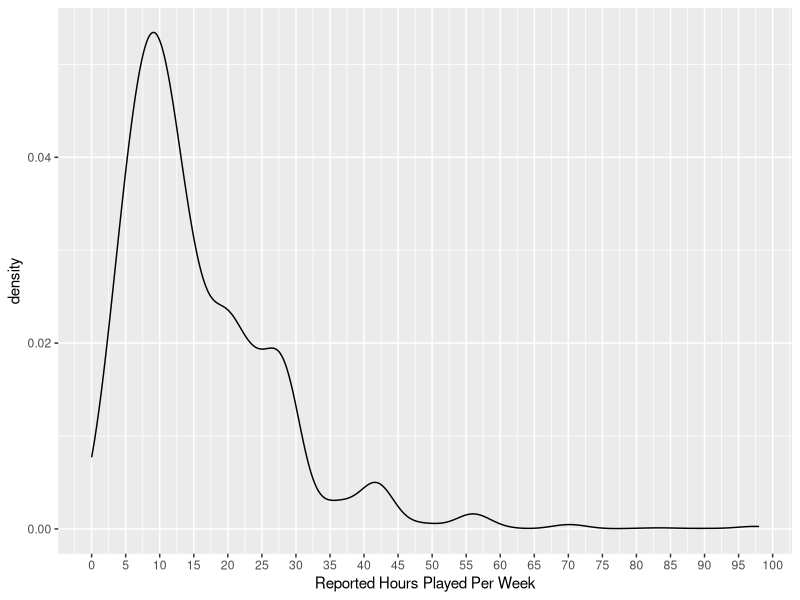
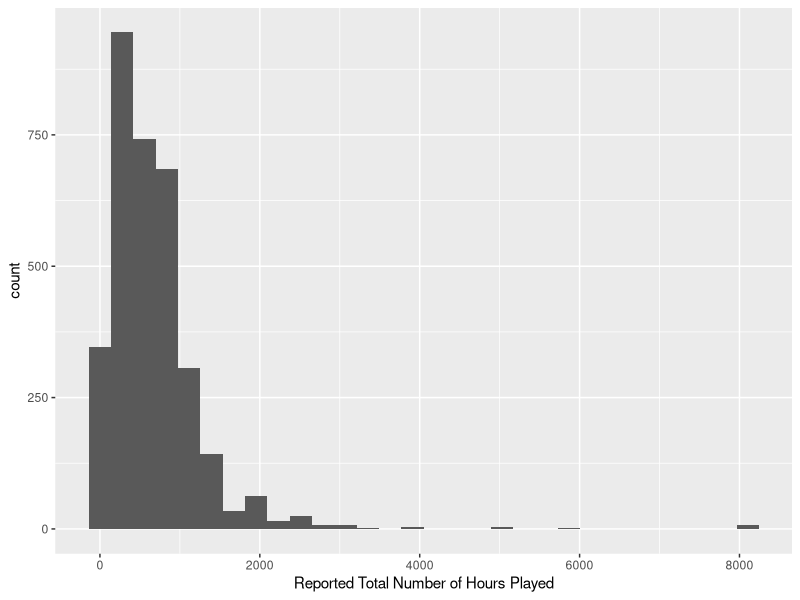

Recreate these plots in R, in order.
## ---- chunk 1

library(tidyverse)

sc <- read.csv('StarCraft2ReplayAnalysis-1.csv')

#Convert factors back to integers
#Automatically replace "NULL" string values with "NA"

sc$TotalHours <- as.integer(as.character(sc$TotalHours))
sc$HoursPerWeek <- as.integer(as.character(sc$HoursPerWeek))
sc$Age <- as.integer(as.character(sc$Age))

#Add a new variable 'rank' so that the values in the included "LeagueIndex" variable are associated with the names of each league

rank <- c('Bronze', 'Silver', 'Gold', 'Platinum', 'Diamond', 'Master', 'GrandMaster', 'Professional')
rank <- factor(rank, levels = c('Bronze', 'Silver', 'Gold', 'Platinum', 'Diamond', 'Master', 'GrandMaster', 'Professional'))
sc <- mutate(sc, League = rank[LeagueIndex])

## ---- chunk 2

summary(sc$HoursPerWeek)
summary(sc$TotalHours)

## ---- chunk 3

#Restrict "HoursPerWeek" to a maximum value of 98

sc$HoursPerWeek <- ifelse(sc$HoursPerWeek > 98, 98, sc$HoursPerWeek)

summary(sc$HoursPerWeek)

ggplot(sc, aes(sc$HoursPerWeek)) + geom_density(bw = 2.5) + labs(x = 'Reported Hours Played Per Week') + scale_x_continuous(breaks = c(seq(0, 100, by = 5)))

## ---- chunk 4

sc$TotalHours <- ifelse(sc$TotalHours > 8106, 8106, sc$TotalHours)

ggplot(sc, aes(sc$TotalHours)) + geom_histogram() + labs(x = 'Reported Total Number of Hours Played')

